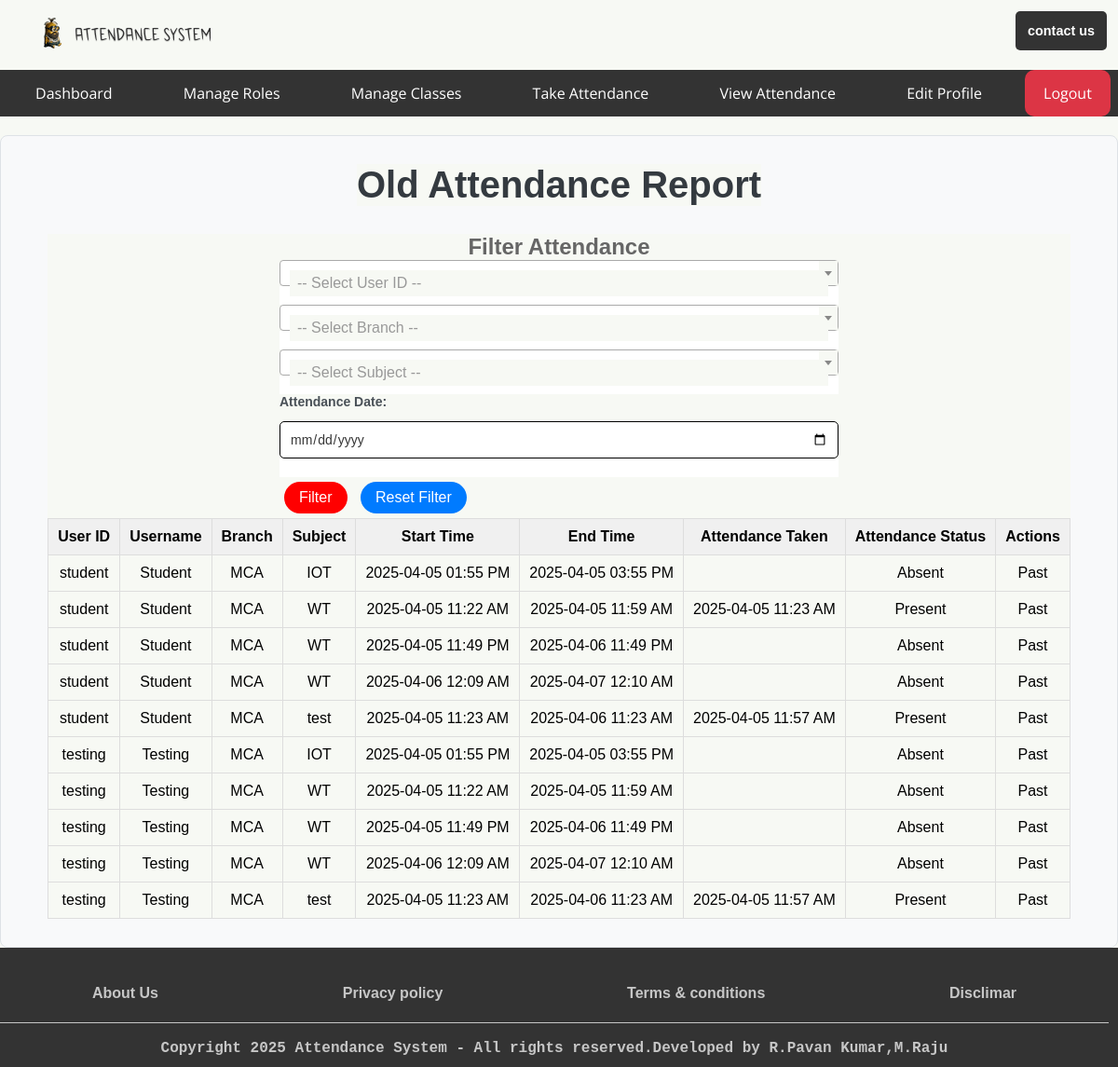
Page /admin/view_attendance/old_attendance_all (signed in) on the committed database.
### app.py (models this page shows, shortened)
class User(db.Model):
    userid = db.Column(db.String(10), primary_key=True, unique=True, nullable=False)
    username = db.Column(db.String(150), nullable=False)
    password_hash = db.Column(db.String(150), nullable=False)
    role = db.Column(db.String(50), nullable=False)

class SubjectsClasses(db.Model):  # Renamed to SubjectsClasses
    id = db.Column(db.Integer, primary_key=True)
    Branch = db.Column(db.String(200), nullable=False)
    Subject = db.Column(db.String(200), nullable=False)
    Start_Time = db.Column(db.DateTime, nullable=False)
    End_Time = db.Column(db.DateTime, nullable=False)
    date_created = db.Column(db.DateTime, default=datetime.utcnow)
    completed = db.Column(db.Integer, default=0)

class Attendance(db.Model):
    id = db.Column(db.Integer, primary_key=True)
    subject_id = db.Column(db.Integer)
    user_id = db.Column(db.String(10))
    date_time = db.Column(db.DateTime, default=datetime.utcnow)

### app.py (the view, shortened to what this page needs)
@app.route('/<role>/view_attendance/old_attendance_all', methods=['GET', 'POST'])
@role_required(['admin', 'teacher'])
def old_attendance_all(role):
    students = User.query.filter_by(role='student').order_by(User.userid).all()
    subjects_classes = SubjectsClasses.query.order_by(SubjectsClasses.Branch, SubjectsClasses.Subject).all()
    attendance_records = Attendance.query.order_by(Attendance.date_time.desc()).all()
    search_userid = request.form.get('userid')
    search_branch = request.form.get('branch')
    search_subject = request.form.get('subject')
    search_date = request.form.get('attendance_date')
    filtered_attendance_data = []
    now_utc = datetime.utcnow()  # Get the current UTC time on the server
    for student in students:
        for subject_class in subjects_classes:
            user_match = not search_userid or search_userid.lower() in student.userid.lower()
            branch_match = not search_branch or search_branch.lower() in subject_class.Branch.lower()
            subject_match = not search_subject or search_subject.lower() in subject_class.Subject.lower()
            date_match = True
            if user_match and branch_match and subject_match:
                latest_attendance = Attendance.query.filter(
                    Attendance.user_id == student.userid,
                    Attendance.subject_id == subject_class.id
                ).order_by(Attendance.date_time.desc()).first()
                attendance_taken = latest_attendance.date_time if latest_attendance else None
                attendance_status = 'Present' if latest_attendance else 'Absent'
                attendance_id = latest_attendance.id if latest_attendance else None
                is_future = attendance_taken > now_utc if attendance_taken else False
                if search_date:
                    if date_match:
                        filtered_attendance_data.append({
                            'userid': student.userid,
                            'username': student.username,
                            'branch': subject_class.Branch,
                            'subject': subject_class.Subject,
                            'start_time': subject_class.Start_Time,  # As stored in DB
                            'end_time': subject_class.End_Time,    # As stored in DB
                            'attendance_taken': attendance_taken,  # As stored in DB
                            'attendance_status': attendance_status,
                            'attendance_id': attendance_id,
                            'is_future': is_future
                        })
                else:
                    filtered_attendance_data.append({
                        'userid': student.userid,
                        'username': student.username,
                        'branch': subject_class.Branch,
                        'subject': subject_class.Subject,
                        'start_time': subject_class.Start_Time,  # As stored in DB
                        'end_time': subject_class.End_Time,    # As stored in DB
                        'attendance_taken': attendance_taken,  # As stored in DB
                        'attendance_status': attendance_status,
                        'attendance_id': attendance_id,
                        'is_future': is_future
                    })
    return render_template(f'auth/dashboards/{role}/attendance/old_attendance_all.html',
                           students=students, subjects_classes=subjects_classes,
                           attendance_data=filtered_attendance_data, role=role)

### app.py (called while the page is built)
def role_required(roles):
    if not isinstance(roles, list):
        roles = [roles]  # Ensure roles is a list
    def decorator(func):
        @wraps(func)
        def wrapper(*args, **kwargs):
            if 'username' not in session:
                return redirect(url_for('login'))
            user = User.query.filter_by(username=session['username']).first()
            if user.role not in roles:  # Check if the user's role is in the allowed roles list
                return redirect(url_for('index'))  # Redirect to the home page if unauthorized
            return func(*args, **kwargs)
        return wrapper
    return decorator

### templates/auth/dashboards/admin/attendance/old_attendance_all.html (shortened to what this page needs)
{% extends 'base/base_admin.html' %}
{% block body %}
<main class="take-attendance-main">
    <h1>Old Attendance Report</h1>
    <div style="overflow-x: auto; max-width: 100%;">
        <section class="filter-section">
            <form method="POST" id="form-sec" class="attendance-form">
                <div class="form-group">
                    <h2>Filter Attendance</h2>
                </div>
                <div class="form-group">
                </div>
                <div class="form-group">
                </div>
                <div class="form-group">
                    <label for="attendance_date">Attendance Date:</label>
                    <input type="date" id="attendance_date" name="attendance_date" value="{{ request.form.attendance_date }}">
                </div>
                <div class="form-actions">
                    <button type="submit"  class="delete">Filter</button>
                    <a href="{{ url_for('old_attendance_all', role=role) }}" id="update" class="button secondary">Reset Filter</a>
                </div>
            </form>
        </section>
        {% if attendance_data %}
            <div style="overflow-x: auto; max-width: 100%;">
                <table class="attendance-table">
                    <thead>
                        <tr>
                            <th>User ID</th>
                            <th>Username</th>
                            <th>Branch</th>
                            <th>Subject</th>
                            <th>Start Time</th>
                            <th>End Time</th>
                            <th>Attendance Taken</th>
                            <th>Attendance Status</th>
                            <th class="actions-column">Actions</th>
                        </tr>
                    </thead>
                    <tbody>
                        {% for record in attendance_data %}
                            <tr>
                                <td>{{ record.userid }}</td>
                                <td>{{ record.username }}</td>
                                <td>{{ record.branch }}</td>
                                <td>{{ record.subject }}</td>
                                <td>{{ record.start_time.strftime('%Y-%m-%d %I:%M %p') if record.start_time }}</td>
                                <td>{{ record.end_time.strftime('%Y-%m-%d %I:%M %p') if record.end_time }}</td>
                                <td>{{ record.attendance_taken.strftime('%Y-%m-%d %I:%M %p') if record.attendance_taken }}</td>
                                <td class="{{ 'absent' if record.attendance_status == 'Absent' else 'present' }}">{{ record.attendance_status }}</td>
                                <td class="actions-column">
                                    {% if record.is_future %}
                                        <form method="POST" action="{{ url_for('delete_attendance', role=role, attendance_id=record.attendance_id) }}" class="role-form">
                                            <button type="submit" class="delete" onclick="return confirm('Are you sure you want to delete this future attendance record?')">Delete</button>
                                        </form>
                                    {% else %}
                                        <span class="past-record">Past</span>
                                    {% endif %}
                                </td>
                            </tr>
                        {% endfor %}
                    </tbody>
                </table>
            </div>
        {% else %}
            <p class="no-records">No old attendance records found.</p>
        {% endif %}
    </div>
    <link href="https://cdnjs.cloudflare.com/ajax/libs/select2/4.0.13/css/select2.min.css" rel="stylesheet" />
</main>
{% endblock %}

### static/styles/index.css (style rules this page uses)
* { background: #f7f9f4; font-family: 'Arial', sans-serif; margin: 0; padding: 0; box-sizing: border-box; font-size: 1rem; text-decoration: none; }
a { background: transparent; }
main { display: flex; justify-content: start; align-items: center; flex-direction: column; padding: 3% 0; width: 100%; min-height: 60vh; }
a { text-decoration: none; }
a.button { background-color: #333; color: #fff; border: none; padding: 10px 20px; font-size: 16px; text-decoration: none; cursor: pointer; }
form { width: 300px; max-width: 500px; margin: 40px auto; padding: 20px; border: 1px solid #ddd; border-radius: 10px; box-shadow: 0 0 10px rgba(0, 0, 0, 0.1); }
label { display: block; margin-bottom: 10px; }
table { margin: 0 auto; border-collapse: collapse; border-spacing: 0; width: 100%; border: 1px solid #ddd; }
th, td { border: 1px solid #ddd; padding: 10px; text-align: center; }
th { background-color: #f0f0f0; }
h1 { text-align: center; font-size: 2.5rem; color: #333; }
h2 { text-align: center; font-size: 1.5rem; color: #666; }
#form-sec { width: auto; max-width: auto; margin: 0 auto; padding: 0 0 0 0; border: none; border-radius: none; box-shadow: none; display: flex; background-color: #ffffff; display: block; margin-top: 0em; unicode-bidi: isolate; }
#update { display: inline-block; padding: 8px 16px; margin: 5px; border-radius: 20px; background-color: #007bff; color: #fff; text-decoration: none; -webkit-transition: background-color 0.3s ease; transition: background-color 0.3s ease; }
.delete { display: inline-block; padding: 8px 16px; margin: 5px; border-radius: 20px; background-color: #ff0000; color: #fff; text-decoration: none; -webkit-transition: background-color 0.3s ease; transition: background-color 0.3s ease; width: auto; border: none; box-shadow: none; }
.form-group { margin-bottom: 15px; }
.form-group label { display: block; color: #000000; font-size: 14px; }
.form-group input { width: 100%; padding: 10px; margin-top: 5px; background-color: #ffffff; border: 1px solid #000000; border-radius: 5px; color: #363636; font-size: 14px; }
button { width: 100%; padding: 10px; background-color: #ff7b00; border: none; border-radius: 5px; color: white; font-size: 16px; cursor: pointer; margin-top: 15px; }
.take-attendance-main { padding: 30px; background-color: #f8f9fa; border: 1px solid #dee2e6; border-radius: 8px; margin-top: 20px; }
.take-attendance-main h1 { color: #343a40; margin-bottom: 30px; text-align: center; }
.attendance-form { max-width: 600px; margin: 0 auto; }
.form-group { margin-bottom: 20px; }
.form-group label { display: block; margin-bottom: 8px; font-weight: bold; color: #495057; }

### rows in the picture
User: userid "student" "student" "student" "student" "student", username "Student" "Student" "Student" "Student" "Student"
SubjectsClasses: branch "MCA" "MCA", subject "IOT" "IOT", start_time "2025-04-05 01:55 PM" "2025-04-05 01:55 PM", end_time "2025-04-05 03:55 PM" "2025-04-05 03:55 PM"
SubjectsClasses: branch "MCA" "MCA", subject "WT" "WT", start_time "2025-04-05 11:22 AM" "2025-04-05 11:22 AM", end_time "2025-04-05 11:59 AM" "2025-04-05 11:59 AM"
Attendance: attendance_taken "2025-04-05 11:23 AM"
SubjectsClasses: branch "MCA" "MCA", subject "WT" "WT", start_time "2025-04-05 11:49 PM" "2025-04-05 11:49 PM", end_time "2025-04-06 11:49 PM" "2025-04-06 11:49 PM"
SubjectsClasses: branch "MCA" "MCA", subject "WT" "WT", start_time "2025-04-06 12:09 AM" "2025-04-06 12:09 AM", end_time "2025-04-07 12:10 AM" "2025-04-07 12:10 AM"
SubjectsClasses: branch "MCA" "MCA", subject "test" "test", start_time "2025-04-05 11:23 AM" "2025-04-05 11:23 AM", end_time "2025-04-06 11:23 AM" "2025-04-06 11:23 AM"
Attendance: attendance_taken "2025-04-05 11:57 AM"
User: userid "testing" "testing" "testing" "testing" "testing", username "Testing" "Testing" "Testing" "Testing" "Testing"
Attendance: attendance_taken "2025-04-05 11:57 AM"

### other values in the picture
{{ record.attendance_status }} "Absent" "Present" "Absent" "Absent" "Present" "Absent" "Absent" "Absent" "Absent" "Present"
